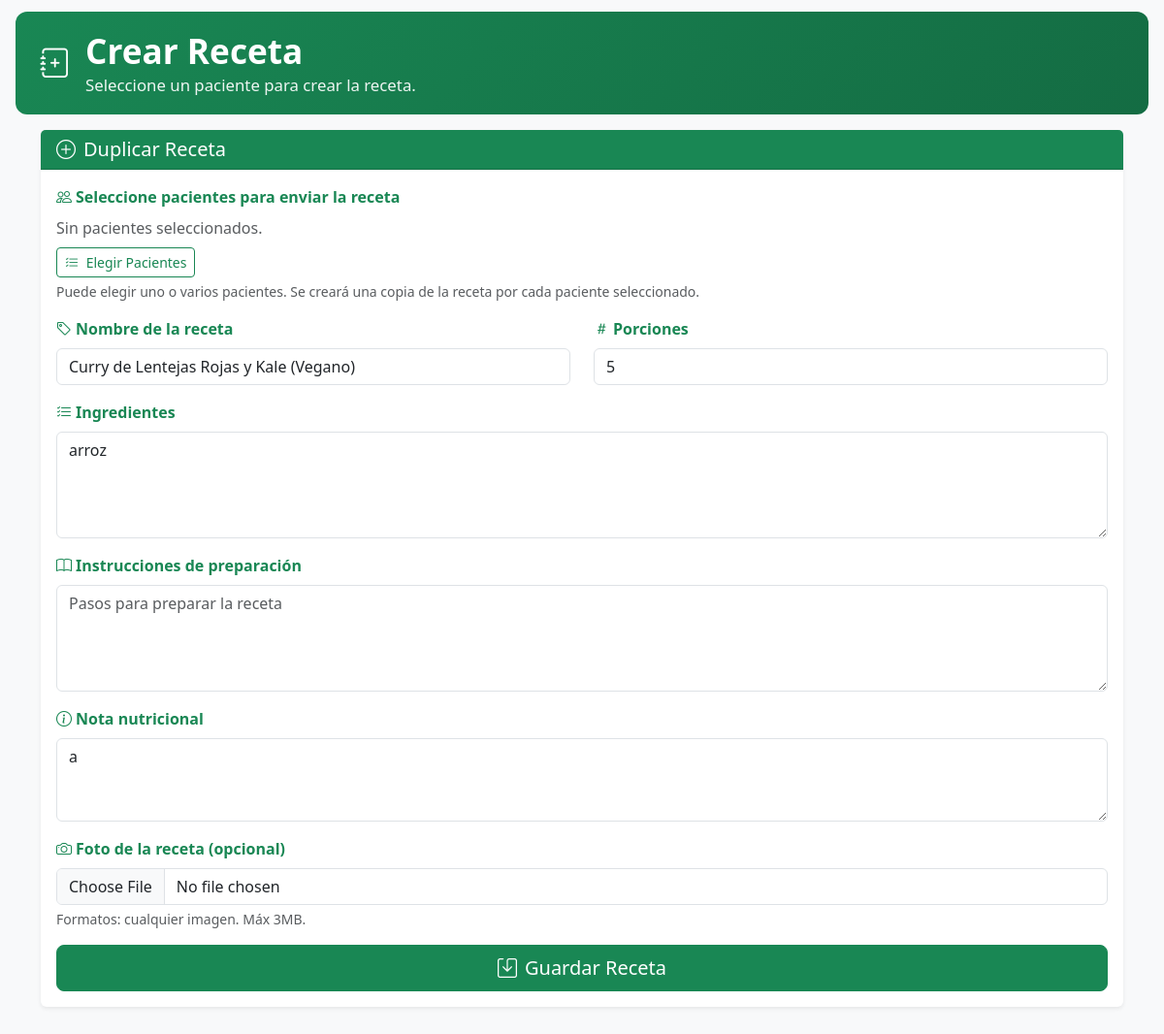
Page /Crear_Receta.php?duplicar=3 (signed in) on the committed database.
### tables this page shows
CREATE TABLE `recetas` (
  `id` int(11) NOT NULL,
  `id_pacientes` int(11) NOT NULL,
  `nombre` varchar(255) NOT NULL,
  `ingredientes` text NOT NULL,
  `porciones` int(11) DEFAULT NULL,
  `instrucciones` text DEFAULT NULL,
  `nota_nutricional` text DEFAULT NULL,
  `foto_path` varchar(255) DEFAULT NULL,
  `created_at` datetime NOT NULL DEFAULT current_timestamp(),
  `id_medico` int(11) DEFAULT NULL
);

### Crear_Receta.php (the view, shortened to what this page needs)
<?php
require_once __DIR__ . '/db_connection.php';
$role = $_SESSION['rol'] ?? null;
$isPrivileged = ($role === 'Medico' || $role === 'Administrador');
$paciente_id = 0;
$noRegistrado = false;
$duplicar_id = isset($_GET['duplicar']) ? (int)$_GET['duplicar'] : 0;
$recetaDuplicar = null;
if ($duplicar_id > 0) {
    $sqlDup = "SELECT nombre, ingredientes, porciones, instrucciones, nota_nutricional, foto_path FROM recetas WHERE id = ?";
    if ($stmtDup = $conexion->prepare($sqlDup)) {
        $stmtDup->bind_param('i', $duplicar_id);
        $stmtDup->execute();
        $resultDup = $stmtDup->get_result();
        if ($rowDup = $resultDup->fetch_assoc()) {
            $recetaDuplicar = $rowDup;
        }
    }
}
?>
<!DOCTYPE html>
<html lang="es">
<head>
    <link href="https://cdn.jsdelivr.net/npm/bootstrap@5.3.0/dist/css/bootstrap.min.css" rel="stylesheet">
    <link rel="stylesheet" href="https://cdn.jsdelivr.net/npm/bootstrap-icons@1.10.0/font/bootstrap-icons.css">
</head>
<body>
    <div class="header-section d-flex align-items-center gap-3">
        <div class="medical-icon"><i class="bi bi-journal-plus"></i></div>
        <div>
            <h1>Crear Receta</h1>
            <p>
                <?php if ($isPrivileged): ?>
                    Seleccione un paciente para crear la receta.
                <?php else: ?>
                    Paciente #<?= (int)$paciente_id ?> | Crea una nueva receta nutricional.
                <?php endif; ?>
            </p>
        </div>
    </div>
    <div class="container mb-5">
        <?php if (!(!empty($noRegistrado) && isset($_SESSION['rol']) && $_SESSION['rol'] === 'Paciente')): ?>
        <div class="card">
            <div class="card-header bg-primary text-white">
                <h5 class="card-title mb-0"><i class="bi bi-plus-circle me-2"></i><?php echo $duplicar_id > 0 ? 'Duplicar Receta' : 'Nueva Receta'; ?></h5>
            </div>
            <div class="card-body">
                <form method="post" enctype="multipart/form-data">
                    <?php if ($isPrivileged): ?>
                    <div class="mb-3">
                        <label class="form-label d-flex align-items-center gap-1">
                            <i class="bi bi-people"></i>
                            Seleccione pacientes para enviar la receta
                        </label>
                        <div class="d-flex flex-wrap gap-2 mb-2" id="selectedPatientsSummary"></div>
                        <button type="button" class="btn btn-outline-success btn-sm" id="openPatientsModal">
                            <i class="bi bi-list-check me-1"></i> Elegir Pacientes
                        </button>
                        <div class="form-text">Puede elegir uno o varios pacientes. Se creará una copia de la receta por cada paciente seleccionado.</div>
                    </div>
                    <?php endif; ?>
                    <div class="row mb-3">
                        <div class="col-md-6">
                            <label for="nombre" class="form-label">
                                <i class="bi bi-tag me-1"></i>Nombre de la receta
                            </label>
                            <input type="text" class="form-control" id="nombre" name="nombre" required value="<?php echo $recetaDuplicar ? htmlspecialchars($recetaDuplicar['nombre'], ENT_QUOTES, 'UTF-8') : ''; ?>">
                        </div>
                        <div class="col-md-6">
                            <label for="porciones" class="form-label">
                                <i class="bi bi-hash me-1"></i>Porciones
                            </label>
                            <input type="number" class="form-control" id="porciones" name="porciones" min="1" placeholder="Ej: 4" value="<?php echo $recetaDuplicar ? htmlspecialchars($recetaDuplicar['porciones'] ?? '', ENT_QUOTES, 'UTF-8') : ''; ?>">
                        </div>
                    </div>
                    <div class="mb-3">
                        <label for="ingredientes" class="form-label">
                            <i class="bi bi-list-check me-1"></i>Ingredientes
                        </label>
                        <textarea class="form-control" id="ingredientes" name="ingredientes" rows="4" placeholder="Lista de ingredientes separados por comas o líneas" required><?php echo $recetaDuplicar ? htmlspecialchars($recetaDuplicar['ingredientes'], ENT_QUOTES, 'UTF-8') : ''; ?></textarea>
                    </div>
                    <div class="mb-3">
                        <label for="instrucciones" class="form-label">
                            <i class="bi bi-book me-1"></i>Instrucciones de preparación
                        </label>
                        <textarea class="form-control" id="instrucciones" name="instrucciones" rows="4" placeholder="Pasos para preparar la receta"></textarea>
                    </div>
                    <div class="mb-3">
                        <label for="nota_nutricional" class="form-label">
                            <i class="bi bi-info-circle me-1"></i>Nota nutricional
                        </label>
                        <textarea class="form-control" id="nota_nutricional" name="nota_nutricional" rows="3" placeholder="Información nutricional, calorías, etc."><?php echo $recetaDuplicar ? htmlspecialchars($recetaDuplicar['nota_nutricional'] ?? '', ENT_QUOTES, 'UTF-8') : ''; ?></textarea>
                    </div>
                    <div class="mb-3">
                        <label for="foto" class="form-label">
                            <i class="bi bi-camera me-1"></i>Foto de la receta (opcional)
                        </label>
                        <input type="file" class="form-control" id="foto" name="foto" accept="image/*" onchange="previewImage(event)">
                        <div class="form-text">Formatos: cualquier imagen. Máx 3MB.</div>
                    </div>
                    <div class="d-grid">
                        <button type="submit" class="btn btn-primary btn-lg">
                            <i class="bi bi-save me-2"></i>Guardar Receta
                        </button>
                    </div>
                </form>
            </div>
        </div>
        <?php endif; ?>
    </div>
</body>
</html>

### Crear_Receta.php (style rules this page uses)
body { background-color: #f8f9fa; }
.card { border: none; box-shadow: 0 0.125rem 0.25rem rgba(0, 0, 0, 0.075); }
.btn-primary { background-color: #198754; border-color: #198754; }
.bg-primary { background-color: #198754 !important; }
.form-label { font-weight: 600; color: #198754; }
.header-section { background: linear-gradient(135deg, #198754 0%, #146c43 100%); color: white; padding: 1.1rem 1.6rem; margin: 12px 1rem 1rem; border-radius: 12px; }
.header-section h1 { font-size: 2.2rem; font-weight: 700; margin: 0; line-height: 1.3; }
.header-section p { font-size: 1.05rem; opacity: 0.92; margin: 0; }
.medical-icon { font-size: 1.9rem; color: #ffffff; }

### rows in the picture
recetas: nombre "Curry de Lentejas Rojas y Kale (Vegano)", porciones "5", ingredientes "arroz", nota_nutricional "a"
